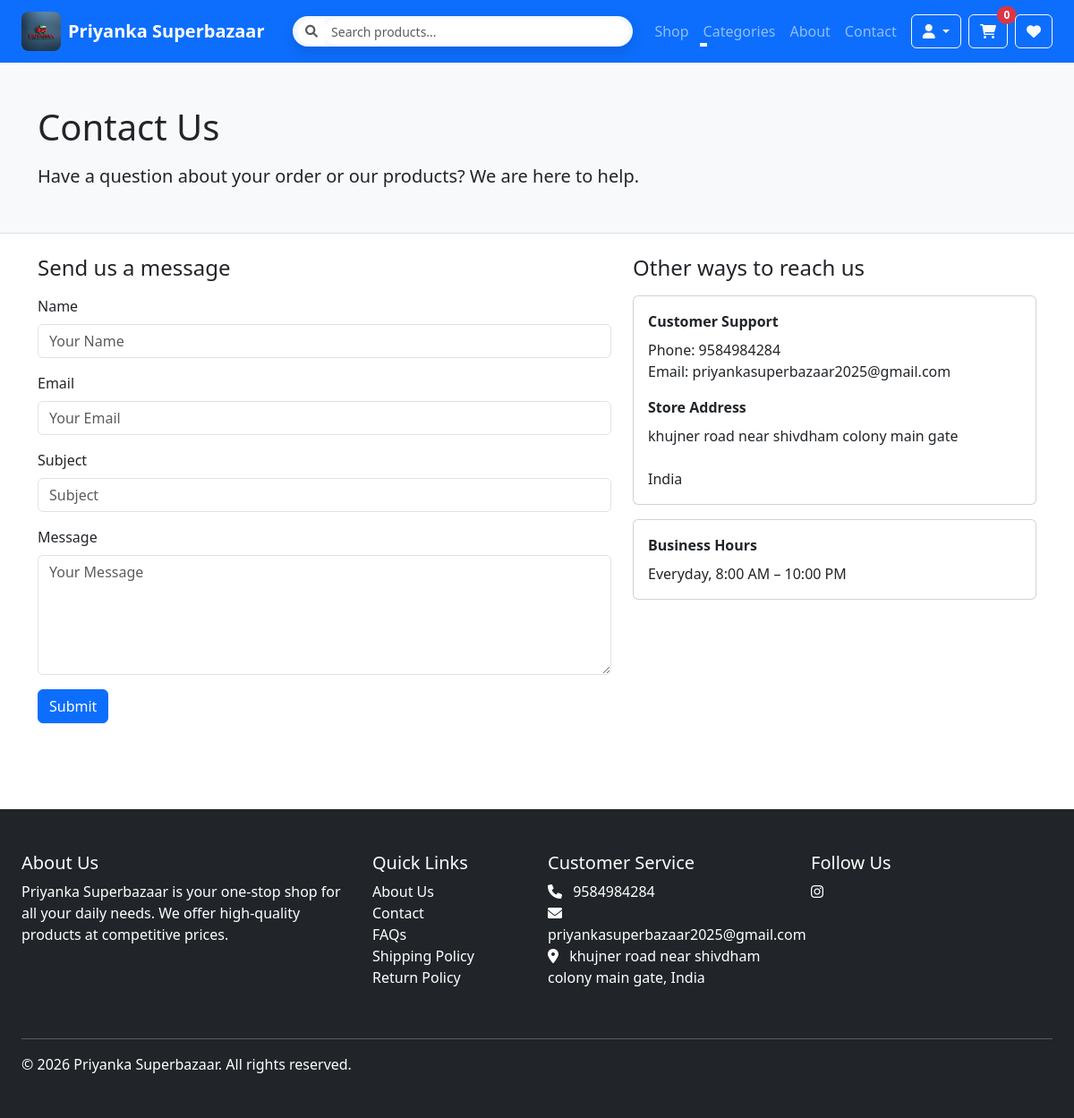
Page /contact/ on the committed database.
### store/models.py (models this page shows, shortened)
class SiteSettings(TimeStampedModel):
    site_name = models.CharField(_('site name'), max_length=100, default='Priyanka Superbazaar')
    site_logo = CloudinaryField(_('site logo'), blank=True, null=True)
    site_favicon = CloudinaryField(_('favicon'), blank=True, null=True)
    contact_email = models.EmailField(_('contact email'), default='contact@priyankasuperbazaar.com')
    contact_phone = models.CharField(_('contact phone'), max_length=20, default='+91 1234567890')
    address = models.TextField(_('address'), blank=True)
    facebook_url = models.URLField(_('Facebook URL'), blank=True)
    twitter_url = models.URLField(_('Twitter URL'), blank=True)
    instagram_url = models.URLField(_('Instagram URL'), blank=True)
    linkedin_url = models.URLField(_('LinkedIn URL'), blank=True)
    youtube_url = models.URLField(_('YouTube URL'), blank=True)
    meta_title = models.CharField(_('meta title'), max_length=200, blank=True)
    meta_description = models.TextField(_('meta description'), blank=True)
    meta_keywords = models.TextField(_('meta keywords'), blank=True)
    store_name = models.CharField(_('store name'), max_length=200, default='Priyanka Superbazaar')
    store_address_line1 = models.CharField(_('address line 1'), max_length=255, blank=True, default='123 Main Street')
    store_address_line2 = models.CharField(_('address line 2'), max_length=255, blank=True, default='Your City, Your State')
    store_country = models.CharField(_('country'), max_length=100, blank=True, default='India')
    store_phone = models.CharField(_('phone'), max_length=30, blank=True, default='+91 1234567890')
    store_email = models.EmailField(_('email'), blank=True, default='info@priyankasuperbazaar.com')
    store_hours = models.CharField(_('business hours'), max_length=255, blank=True, default='Everyday, 8:00 AM – 10:00 PM')
    min_order_amount = models.DecimalField(
        _('minimum order amount'),
        max_digits=10,
        decimal_places=2,
        default=0,
        help_text=_('Minimum order amount to place an order')
    )
    enable_cod = models.BooleanField(
        _('enable cash on delivery'),
        default=True,
        help_text=_('Allow customers to pay with cash on delivery')
    )
    maintenance_mode = models.BooleanField(
        _('maintenance mode'),
        default=False,
        help_text=_('Take the site down for maintenance')
    )
    maintenance_message = models.TextField(
        _('maintenance message'),
        blank=True,
        default='We are currently performing maintenance. Please check back soon.'
    )
    class Meta:
        verbose_name = _('site settings')
        verbose_name_plural = _('site settings')
    @classmethod
    def load(cls):
        obj, created = cls.objects.get_or_create(pk=1)
        return obj

### store/views.py (the view)
# urls.py: path("contact/", views.contact, name="contact"),
def contact(request):
    site_settings = SiteSettings.load()
    if request.method == 'POST':
        form = ContactForm(request.POST)
        if form.is_valid():
            name = form.cleaned_data['name']
            email = form.cleaned_data['email']
            subject = form.cleaned_data['subject']
            message = form.cleaned_data['message']
            send_contact_form_email(name, email, subject, message)
            messages.success(request, 'Thank you for contacting us! We will get back to you soon.')
            return redirect('store:contact')
    else:
        form = ContactForm()
    return render(request, "store/contact.html", {"form": form, "site_settings": site_settings})

### store/forms.py
class ContactForm(forms.Form):
    name = forms.CharField(
        max_length=100,
        widget=forms.TextInput(attrs={'class': 'form-control', 'placeholder': 'Your Name'})
    )
    email = forms.EmailField(
        widget=forms.EmailInput(attrs={'class': 'form-control', 'placeholder': 'Your Email'})
    )
    subject = forms.CharField(
        max_length=200,
        widget=forms.TextInput(attrs={'class': 'form-control', 'placeholder': 'Subject'})
    )
    message = forms.CharField(
        widget=forms.Textarea(attrs={
            'class': 'form-control',
            'rows': 5,
            'placeholder': 'Your Message'
        })
    )

### store/models.py (called while the page is built)
    def get_absolute_url(self):
        return reverse('store:product_list_by_category', args=[self.slug])

### templates/store/contact.html (shortened to what this page needs)
{% extends "base/base.html" %}
{% block content %}
<div class="bg-light py-5 mb-4 border-bottom">
    <div class="container">
        <h1 class="mb-3">Contact Us</h1>
        <p class="lead mb-0">Have a question about your order or our products? We are here to help.</p>
    </div>
</div>
<div class="container pb-5">
    <div class="row g-4">
        <div class="col-md-7">
            <h2 class="h4 mb-3">Send us a message</h2>
            <form method="post">
                <div class="mb-3">
                    <label class="form-label">{{ form.name.label }}</label>
                    {{ form.name }}
                </div>
                <div class="mb-3">
                    <label class="form-label">{{ form.email.label }}</label>
                    {{ form.email }}
                </div>
                <div class="mb-3">
                    <label class="form-label">{{ form.subject.label }}</label>
                    {{ form.subject }}
                </div>
                <div class="mb-3">
                    <label class="form-label">{{ form.message.label }}</label>
                    {{ form.message }}
                </div>
                <button type="submit" class="btn btn-primary">Submit</button>
            </form>
        </div>
        <div class="col-md-5">
            <h2 class="h4 mb-3">Other ways to reach us</h2>
            <div class="card mb-3">
                <div class="card-body">
                    <p class="mb-2"><strong>Customer Support</strong></p>
                    <p class="mb-3">
                        Phone: {{ site_settings.store_phone }}<br>
                        Email: {{ site_settings.store_email }}
                    </p>
                    <p class="mb-2"><strong>Store Address</strong></p>
                    <p class="mb-0">
                        {{ site_settings.store_address_line1 }}<br>
                        {{ site_settings.store_address_line2 }}<br>
                        {{ site_settings.store_country }}
                    </p>
                </div>
            </div>
            <div class="card">
                <div class="card-body">
                    <p class="mb-2"><strong>Business Hours</strong></p>
                    <p class="mb-0">{{ site_settings.store_hours }}</p>
                </div>
            </div>
        </div>
    </div>
</div>
{% endblock %}

### templates/base/base.html (shortened to what this page needs)
<!DOCTYPE html>
{% load static %}
<html lang="en">
<head>
    <link href="https://cdn.jsdelivr.net/npm/bootstrap@5.3.0/dist/css/bootstrap.min.css" rel="stylesheet">
    <link rel="stylesheet" href="https://cdnjs.cloudflare.com/ajax/libs/font-awesome/6.0.0/css/all.min.css">
    <link rel="stylesheet" href="{% static 'css/style.css' %}">
</head>
<body>
    <nav class="navbar navbar-expand-lg navbar-dark bg-primary">
        <div class="container-fluid px-3 px-lg-4">
            <a class="navbar-brand d-none d-lg-flex align-items-center" href="{% url 'store:home' %}">
                <img src="{% static 'images/logo.jpg' %}" alt="Priyanka Superbazaar" class="me-2" style="height: 44px; width: 44px; border-radius: 8px; object-fit: cover;">
                <span class="d-none d-lg-inline fw-semibold">Priyanka Superbazaar</span>
            </a>
            <form class="navbar-search d-flex flex-grow-1 mx-lg-3" method="get" action="{% url 'store:product-list' %}">
                <div class="input-group input-group-sm">
                    <span class="input-group-text bg-white border-0">
                        <i class="fas fa-search text-muted"></i>
                    </span>
                    <input id="navbarSearchInput" type="search" name="q" class="form-control border-0" placeholder="Search products..." value="{{ query|default:'' }}" data-suggestions-url="{% url 'store:search_suggestions' %}">
                </div>
            </form>
            <div class="d-none d-lg-flex align-items-center">
                <div class="collapse navbar-collapse show" id="navbarMainDesktop">
                    <ul class="navbar-nav me-auto mb-0">
                        <li class="nav-item">
                            <a class="nav-link" href="{% url 'store:product-list' %}">Shop</a>
                        </li>
                        <li class="nav-item dropdown">
                            <a class="nav-link dropdown-toggle" href="#" id="categoriesDropdownDesktop" role="button" data-bs-toggle="dropdown">
                                Categories
                            </a>
                        </li>
                        <li class="nav-item">
                            <a class="nav-link" href="{% url 'store:about' %}">About</a>
                        </li>
                        <li class="nav-item">
                            <a class="nav-link" href="{% url 'store:contact' %}">Contact</a>
                        </li>
                    </ul>
                </div>
                <div class="d-flex align-items-center justify-content-end gap-2 ms-2">
                    <div class="dropdown">
                        <a class="btn btn-outline-light dropdown-toggle" href="#" role="button" id="accountDropdown" data-bs-toggle="dropdown">
                            <i class="fas fa-user"></i>
                        </a>
                    </div>
                    <a class="btn btn-outline-light position-relative" href="{% url 'store:cart_detail' %}">
                        <i class="fas fa-shopping-cart"></i>
                        <span class="position-absolute top-0 start-100 translate-middle badge rounded-pill bg-danger">
                            {{ cart_items_count|default:0 }}
                        </span>
                    </a>
                    <a class="btn btn-outline-light position-relative" href="{% url 'store:wishlist' %}">
                        <i class="fas fa-heart"></i>
                    </a>
                </div>
            </div>
        </div>
    </nav>
    <div class="toast-container position-fixed top-0 end-0 p-3" style="z-index: 9999;">
    </div>
    <main>
        {% block content %}{% endblock %}
    </main>
    <footer class="bg-dark text-white mt-5">
        <div class="container-fluid px-3 px-lg-4 py-5">
            <div class="row">
                <div class="col-md-4 mb-4">
                    <h5>About Us</h5>
                    <p>Priyanka Superbazaar is your one-stop shop for all your daily needs. We offer high-quality products at competitive prices.</p>
                </div>
                <div class="col-md-2 mb-4 footer-links">
                    <h5>Quick Links</h5>
                    <ul class="list-unstyled">
                        <li><a href="{% url 'store:about' %}" class="text-white">About Us</a></li>
                        <li><a href="{% url 'store:contact' %}" class="text-white">Contact</a></li>
                        <li><a href="#" class="text-white">FAQs</a></li>
                        <li><a href="#" class="text-white">Shipping Policy</a></li>
                        <li><a href="#" class="text-white">Return Policy</a></li>
                    </ul>
                </div>
                <div class="col-md-3 mb-4 footer-links">
                    <h5>Customer Service</h5>
                    <ul class="list-unstyled">
                        <li><i class="fas fa-phone me-2"></i> {{ site_settings.store_phone }}</li>
                        <li><i class="fas fa-envelope me-2"></i> {{ site_settings.store_email }}</li>
                        <li><i class="fas fa-map-marker-alt me-2"></i> {{ site_settings.store_address_line1 }}{% if site_settings.store_country %}, {{ site_settings.store_country }}{% endif %}</li>
                    </ul>
                </div>
                <div class="col-md-3 mb-4">
                    <h5>Follow Us</h5>
                    <div class="social-links">
                        <a href="https://www.instagram.com/priyanka_super_bazaar?igsh=eTgwaHF1c3JtaW9o" class="text-white" target="_blank" rel="noopener noreferrer"><i class="fab fa-instagram"></i></a>
                    </div>
                </div>
            </div>
            <hr>
            <div class="row">
                <div class="col-md-6 text-center text-md-start">
                    <p class="mb-0">&copy; {% now "Y" %} Priyanka Superbazaar. All rights reserved.</p>
                </div>
                <div class="col-md-6 text-center text-md-end"></div>
            </div>
        </div>
    </footer>
</body>
</html>

### static/css/style.css (style rules this page uses)
body { font-family: system-ui, -apple-system, BlinkMacSystemFont, 'Segoe UI', sans-serif; }
.navbar.navbar-expand-lg { min-height: 56px; }
.navbar-brand { font-weight: 700; display: flex; align-items: center; }
.navbar-nav .nav-link { position: relative; transition: color 0.2s ease; }
.navbar-nav .nav-link::after { content: ""; position: absolute; left: 0; bottom: 0.2rem; width: 0; height: 2px; background-color: #ffffff; transition: width 0.2s ease; }
.navbar-search .input-group { background: rgba(255, 255, 255, 0.95); border-radius: 999px; padding: 0.15rem 0.35rem; box-shadow: 0 6px 16px rgba(0, 0, 0, 0.12); }
.navbar-search .input-group .input-group-text { border-radius: 999px; }
.navbar-search #navbarSearchInput { border-radius: 999px; min-width: 260px; }
.footer-links a { text-decoration: none; }
.toast-container { max-width: 400px; }

### rows in the picture
SiteSettings: store_phone "9584984284", store_email "priyankasuperbazaar2025@gmail.com", store_address_line1 "khujner road near shivdham colony main gate", store_country "India", store_hours "Everyday, 8:00 AM – 10:00 PM"

### other values in the picture
{{ cart_items_count|default:0 }} "0"
